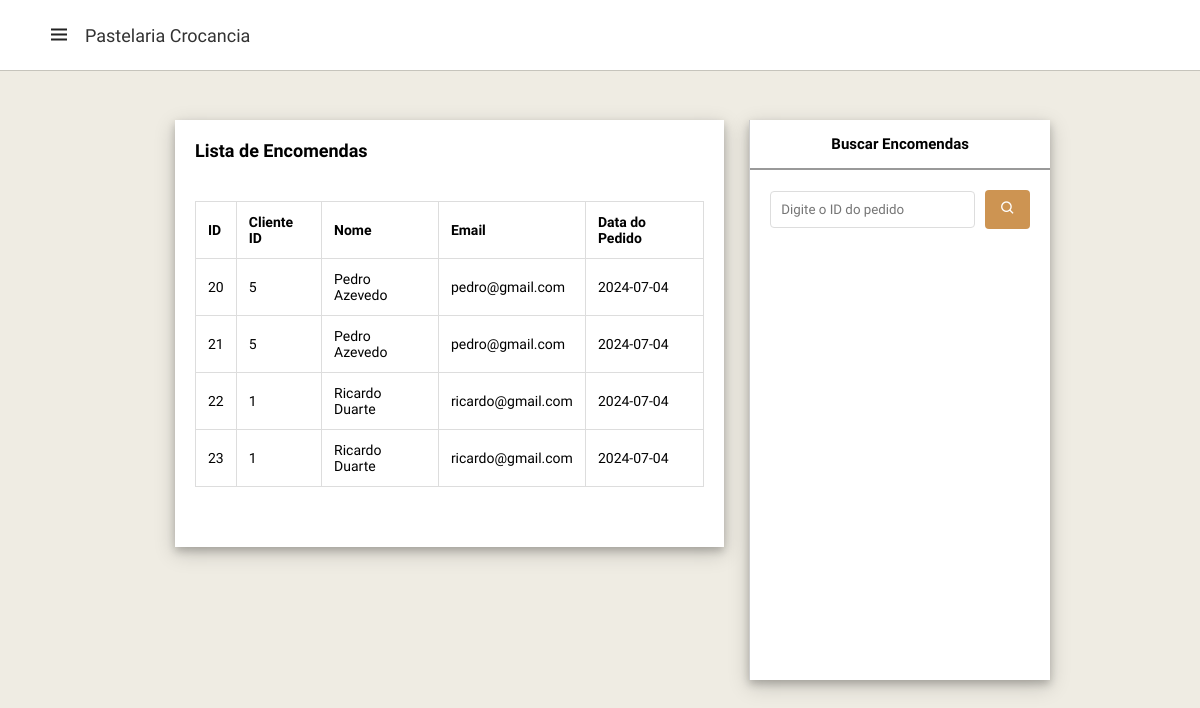
The page /admin.pedidos.php on the database its author committed.
### tables this page shows
CREATE TABLE "Pedidos" (
	"ID"	INTEGER NOT NULL,
	"ClienteID"	INTEGER NOT NULL, `Nome` TEXT,
	"Email"	VARCHAR(45) NOT NULL,
	"DataPedida"	DateTime NOT NULL,
	PRIMARY KEY("ID" AUTOINCREMENT),
	FOREIGN KEY("ClienteID") REFERENCES "Clientes"("ID")
);

### includes/functions.inc.php (called while the page is built, shortened)
<?php
function paginationPedidos($db, $currentPage = 1, $rowsPerPage = 5) {
    $result = $db->query('SELECT COUNT(*) as count FROM Pedidos');
    $row = $result->fetchArray();
    $totalPedidos = $row['count'];
    $totalPages = ceil($totalPedidos / $rowsPerPage);
    $offset = ($currentPage - 1) * $rowsPerPage;
    $sql = "SELECT * FROM Pedidos ORDER BY ID LIMIT $rowsPerPage OFFSET $offset";
    $result = $db->query($sql);
    $pedidos = [];
    while ($pedido = $result->fetchArray(SQLITE3_ASSOC)) {
        $pedidos[] = $pedido;
    }
    return ['pedidos' => $pedidos, 'totalPages' => $totalPages, 'currentPage' => $currentPage];
}

### admin.pedidos.php (the view, shortened to what this page needs)
<?php
require_once 'includes/conn.php';
require_once 'includes/functions.inc.php';
$currentPage = isset($_GET['page-nr']) ? (int)$_GET['page-nr'] : 1;
$rowsPerPage = 5;
$paginationResultPedidos = paginationPedidos($db, $currentPage, $rowsPerPage);
$pedidos = $paginationResultPedidos['pedidos'];
?>
<!DOCTYPE html>
<html lang="pt">
<head>
    <link rel="stylesheet" href="https://cdnjs.cloudflare.com/ajax/libs/font-awesome/6.5.1/css/all.min.css">
    <link rel="stylesheet" href="https://cdn.jsdelivr.net/npm/swiper@11/swiper-bundle.min.css" />
    <link rel="stylesheet" href="https://cdnjs.cloudflare.com/ajax/libs/toastr.js/latest/toastr.min.css">
    <link href='https://unpkg.com/boxicons@2.1.4/css/boxicons.min.css' rel='stylesheet'>
    <link rel="stylesheet" href="style.css">
</head>
<body>
    <nav>
        <div class="logo">
            <i class='bx bx-menu menu-icon'></i>
            <span class="logo-name">Pastelaria Crocancia</span>
        </div>
    </nav>
    <div class="containerPedido">
        <div class="content">
            <div class="card">
                <div class="card-header">
                    <h4 style="font-size: 18px;">
                        Lista de Encomendas
                    </h4>
                </div>
                <div class="card-body">
                    <table class="table">
                        <thead>
                            <tr>
                                <th>ID</th>
                                <th>Cliente ID</th>
                                <th>Nome</th>
                                <th>Email</th>
                                <th>Data do Pedido</th>
                            </tr>
                        </thead>
                        <tbody>
                            <?php foreach ($pedidos as $pedido): ?>
                            <tr>
                                <td><?php echo htmlspecialchars($pedido['ID']); ?></td>
                                <td><?php echo htmlspecialchars($pedido['ClienteID']); ?></td>
                                <td><?php echo htmlspecialchars($pedido['Nome']); ?></td>
                                <td><?php echo htmlspecialchars($pedido['Email']); ?></td>
                                <td><?php echo htmlspecialchars($pedido['DataPedida']); ?></td>
                            </tr>
                            <?php endforeach; ?>
                        </tbody>
                    </table>
                    <div class="pagination">
                    </div>
                </div>
            </div>
        </div>
        <div class="search-panel">
            <div class="title">
                <h2>Buscar Encomendas</h2>
            </div>
            <div class="card-body">
                <div class="input-group">
                    <input type="text" id="searchInput" placeholder="Digite o ID do pedido">
                    <button onclick="fetchOrders()"><i class='bx bx-search'></i></button>
                </div>
            </div>
        </div>
    </div>
</body>
</html>

### style.css (style rules this page uses)
* { font-family: 'Spartan', sans-serif; margin: 0; padding: 0; box-sizing: border-box; outline: none; border: none; text-decoration: none; }
body { width: 100%; min-height: 100%; background-color: var(--white-light); }
:root { --white-light: #efece3; --orange: #cd9452; --black: #222; --white: #fff; --border: .1rem solid #cce7d0; --box-shadow: 0 5rem 1rem rgba(0,0,0.1); }
html { font-size: 62.5%; overflow-x: hidden; scroll-behavior: smooth; scroll-padding-top: 6rem; }
nav { padding: 3.5rem; position: fixed; top: 0; left: 0; height: 70px; width: 100%; display: flex; justify-content: space-between; align-items: center; background-color: var(--white); box-shadow: 0 0 1px rgba(0,0,0.1); z-index: 10000; }
nav .logo { display: flex; align-items: center; margin: 0 12px; }
.logo .menu-icon { color: var(--black); font-size: 24px; margin-right: 14px; cursor: pointer; }
.logo .logo-name { color: #333; font-size: 18px; font-weight: 500; }
.containerCliente .table th, .table td { padding: 12px; border: 1px solid #ddd; text-align: left; }
.containerPedido { display: flex; margin-left: 15rem; margin-right: 15rem; }
.containerPedido .content { position: relative; margin-top: 15vh; flex: 2; }
.containerPedido .card { margin: 0 25px; background: #fff; max-height: 70vh; box-shadow: 0 4px 8px 0 rgba(0, 0, 0, 0.2), 0 6px 20px 0 rgba(0, 0, 0, 0.19); overflow: hidden; }
.containerPedido .card-header { padding: 20px; display: flex; justify-content: space-between; align-items: center; }
.containerPedido .card-body { padding: 20px; font-size: 14px; }
.containerPedido .table { width: 100%; border-collapse: collapse; }
.containerPedido .table th, .table td { padding: 12px; border: 1px solid #ddd; text-align: left; }
.containerPedido .card-body .pagination { display: flex; justify-content: center; padding: 20px; gap: 10px; }
.containerPedido .search-panel { flex: 1; margin-top: 15vh; border-left: 1px solid #ccc; background: #fff; box-shadow: 0 4px 8px 0 rgba(0, 0, 0, 0.2), 0 6px 20px 0 rgba(0, 0, 0, 0.19); min-height: 70vh; }
.containerPedido .search-panel .card-body { padding: 20px; }
.containerPedido .title { display: flex; align-items: center; justify-content: space-around; padding: 15px 10px; border-bottom: 2px solid #999; }
.containerPedido .search-panel input { width: 100%; padding: 10px; margin-bottom: 10px; border: 1px solid #ddd; border-radius: 4px; }
.containerPedido .search-panel button { width: 100%; padding: 10px; background: var(--orange); color: var(--white); border: none; border-radius: 4px; cursor: pointer; font-size: 16px; }
.containerPedido .input-group { display: flex; align-items: center; }
.containerPedido .input-group input { padding: 10px; margin-right: 10px; border: 1px solid #ddd; border-radius: 4px; }
.containerPedido .input-group button { margin-bottom: 1rem; width: 20%; background: var(--orange); color: var(--white); border: none; border-radius: 4px; cursor: pointer; font-size: 16px; }

### rows shown on the page
pedidos: ID "20", ClienteID "5", Nome "Pedro Azevedo", Email "pedro@gmail.com", DataPedida "2024-07-04"
pedidos: ID "21", ClienteID "5", Nome "Pedro Azevedo", Email "pedro@gmail.com", DataPedida "2024-07-04"
pedidos: ID "22", ClienteID "1", Nome "Ricardo Duarte", Email "ricardo@gmail.com", DataPedida "2024-07-04"
pedidos: ID "23", ClienteID "1", Nome "Ricardo Duarte", Email "ricardo@gmail.com", DataPedida "2024-07-04"
